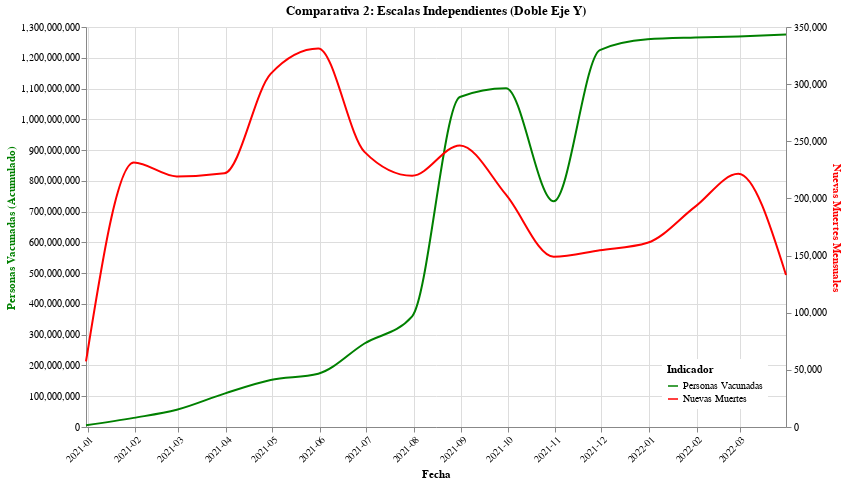

Notebook cell for this chart:
### Code cell
# 1. Preparación de datos (Agrupado por mes para optimizar)
df['date'] = pd.to_datetime(df['date'])

df_monthly = df.set_index('date').resample('ME').agg({ # Usa 'M' si 'ME' da error en pandas viejos
    'people_vaccinated': 'max',
    'New_deaths': 'sum'
}).reset_index()

# 2. Configuración común
scale_colors = alt.Scale(
    domain=['Personas Vacunadas', 'Nuevas Muertes'], 
    range=['green', 'red']
)

# Base con formato de fecha mostrando el Año
base = alt.Chart(df_monthly).encode(
    x=alt.X('date:T', 
            title='Fecha', 
            axis=alt.Axis(format='%Y-%m', labelAngle=-45)) # Formato Año-Mes
)

# Definición de líneas
line_vaccine = base.transform_calculate(
    tipo="'Personas Vacunadas'"
).mark_line(interpolate='monotone').encode(
    y=alt.Y('people_vaccinated:Q', title='Cantidad'), # Título genérico inicial
    color=alt.Color('tipo:N', 
                    scale=scale_colors, 
                    legend=alt.Legend(title='Indicador', 
                                      orient='bottom-right', # <--- Leyenda abajo a la derecha
                                      fillColor='white',
                                      padding=5))
)

line_deaths = base.transform_calculate(
    tipo="'Nuevas Muertes'"
).mark_line(interpolate='monotone').encode(
    y=alt.Y('New_deaths:Q', title='Cantidad'),
    color=alt.Color('tipo:N', scale=scale_colors)
)

# --- VERSIÓN 2: Escala Independiente (Doble Eje Y) ---
# Ajustamos los ejes para que tengan títulos y colores específicos a cada lado
line_vaccine_dual = line_vaccine.encode(
    y=alt.Y('people_vaccinated:Q', 
            axis=alt.Axis(title='Personas Vacunadas (Acumulado)', titleColor='green'))
)

line_deaths_dual = line_deaths.encode(
    y=alt.Y('New_deaths:Q', 
            axis=alt.Axis(title='Nuevas Muertes Mensuales', titleColor='red'))
)

grafico_doble_eje = alt.layer(
    line_vaccine_dual, 
    line_deaths_dual
).properties(
    title='Comparativa 2: Escalas Independientes (Doble Eje Y)',
    width=700,
    height=400
).resolve_scale(
    y='independent' # <--- Esto separa los ejes
)

display(grafico_doble_eje)

### Figure 1 — Vega-Lite specification as saved in the notebook (floating-point values rounded to 4 significant figures)
{"config": {"view": {"continuousWidth": 300, "continuousHeight": 300}}, "layer": [{"mark": {"type": "line", "interpolate": "monotone"}, "encoding": {"color": {"field": "tipo", "legend": {"fillColor": "white", "orient": "bottom-right", "padding": 5, "title": "Indicador"}, "scale": {"domain": ["Personas Vacunadas", "Nuevas Muertes"], "range": ["green", "red"]}, "type": "nominal"}, "x": {"axis": {"format": "%Y-%m", "labelAngle": -45}, "field": "date", "title": "Fecha", "type": "temporal"}, "y": {"axis": {"title": "Personas Vacunadas (Acumulado)", "titleColor": "green"}, "field": "people_vaccinated", "type": "quantitative"}}, "transform": [{"calculate": "'Personas Vacunadas'", "as": "tipo"}]}, {"mark": {"type": "line", "interpolate": "monotone"}, "encoding": {"color": {"field": "tipo", "scale": {"domain": ["Personas Vacunadas", "Nuevas Muertes"], "range": ["green", "red"]}, "type": "nominal"}, "x": {"axis": {"format": "%Y-%m", "labelAngle": -45}, "field": "date", "title": "Fecha", "type": "temporal"}, "y": {"axis": {"title": "Nuevas Muertes Mensuales", "titleColor": "red"}, "field": "New_deaths", "type": "quantitative"}}, "transform": [{"calculate": "'Nuevas Muertes'", "as": "tipo"}]}], "data": {"name": "data-e4901795c8cc144d95571d7d2fc33b9d"}, "height": 400, "resolve": {"scale": {"y": "independent"}}, "title": "Comparativa 2: Escalas Independientes (Doble Eje Y)", "width": 700, "$schema": "https://vega.github.io/schema/vega-lite/v5.20.1.json", "datasets": {"data-e4901795c8cc144d95571d7d2fc33b9d": [{"date": "2020-12-31T00:00:00", "people_vaccinated": 5512000.0, "New_deaths": 57352}, {"date": "2021-01-31T00:00:00", "people_vaccinated": 29690000.0, "New_deaths": 231413}, {"date": "2021-02-28T00:00:00", "people_vaccinated": 55980000.0, "New_deaths": 219270}, {"date": "2021-03-31T00:00:00", "people_vaccinated": 108600000.0, "New_deaths": 221957}, {"date": "2021-04-30T00:00:00", "people_vaccinated": 152700000.0, "New_deaths": 309013}, {"date": "2021-05-31T00:00:00", "people_vaccinated": 173100000.0, "New_deaths": 331255}, {"date": "2021-06-30T00:00:00", "people_vaccinated": 271400000.0, "New_deaths": 240739}, {"date": "2021-07-31T00:00:00", "people_vaccinated": 359800000.0, "New_deaths": 219829}, {"date": "2021-08-31T00:00:00", "people_vaccinated": 1072000000.0, "New_deaths": 246377}, {"date": "2021-09-30T00:00:00", "people_vaccinated": 1101000000.0, "New_deaths": 203308}, {"date": "2021-10-31T00:00:00", "people_vaccinated": 733500000.0, "New_deaths": 148967}, {"date": "2021-11-30T00:00:00", "people_vaccinated": 1225000000.0, "New_deaths": 154608}, {"date": "2021-12-31T00:00:00", "people_vaccinated": 1260000000.0, "New_deaths": 161157}, {"date": "2022-01-31T00:00:00", "people_vaccinated": 1266000000.0, "New_deaths": 192803}, {"date": "2022-02-28T00:00:00", "people_vaccinated": 1269000000.0, "New_deaths": 221502}, {"date": "2022-03-31T00:00:00", "people_vaccinated": 1276000000.0, "New_deaths": 132969}]}}
